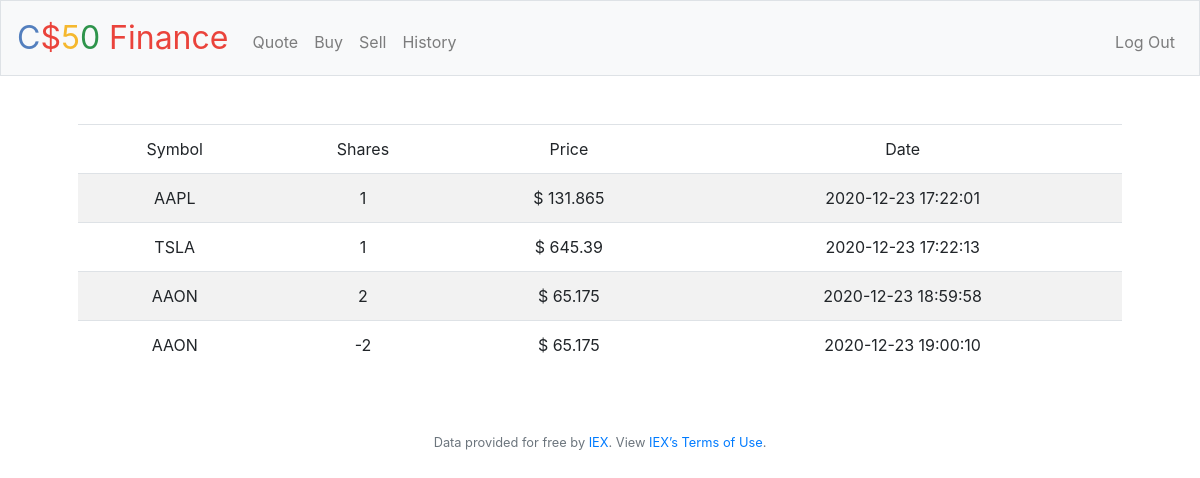
Page /history (signed in) on the committed database.
### tables this page shows
CREATE TABLE transactions (
id INTEGER PRIMARY KEY AUTOINCREMENT NOT NULL,
user_id INTEGER NOT NULL,
symbol TEXT NOT NULL,
shares INTEGER NOT NULL,
price NUMERIC NOT NULL,
transacted TIMESTAMP DEFAULT CURRENT_TIMESTAMP NOT NULL,
FOREIGN KEY (user_id) REFERENCES users(id)
);

### pset8/finance/application.py (the view)
@app.route("/history")
@login_required
def history():
   rows = db.execute("""
   SELECT * FROM transactions
   WHERE user_id =:user_id
   GROUP BY transacted""",
   user_id =  session['user_id'])
   return render_template("history.html", rows = rows)

### pset8/finance/application.py (called while the page is built)
@app.after_request
def after_request(response):
    response.headers["Cache-Control"] = "no-cache, no-store, must-revalidate"
    response.headers["Expires"] = 0
    response.headers["Pragma"] = "no-cache"
    return response

### pset8/finance/helpers.py (called while the page is built)
def login_required(f):
    @wraps(f)
    def decorated_function(*args, **kwargs):
        if session.get("user_id") is None:
            return redirect("/login")
        return f(*args, **kwargs)
    return decorated_function

### pset8/finance/templates/history.html
{% extends "layout.html" %}
{% block main %}
<table class="table  table-striped">
    <thead>
        <tr>
            <td>Symbol</td>
            <td>Shares</td>
            <td>Price</td>
            <td>Date</td>
        </tr>
    </thead>
    <tbody>
        {%for row in rows %}
        <tr>
            <td>{{row['symbol']}}</td>
            <td>{{row['shares']}}</td>
            <td>$ {{row['price']}}</td>
            <td>{{row['transacted']}}</td>
        </tr>
        {%endfor%}
    </tbody>
</table>
{% endblock %}

### rows in the picture
transactions: symbol "AAPL", shares "1", price "131.865", transacted "2020-12-23 17:22:01"
transactions: symbol "TSLA", shares "1", price "645.39", transacted "2020-12-23 17:22:13"
transactions: symbol "AAON", shares "2", price "65.175", transacted "2020-12-23 18:59:58"
transactions: symbol "AAON", shares "-2", price "65.175", transacted "2020-12-23 19:00:10"
